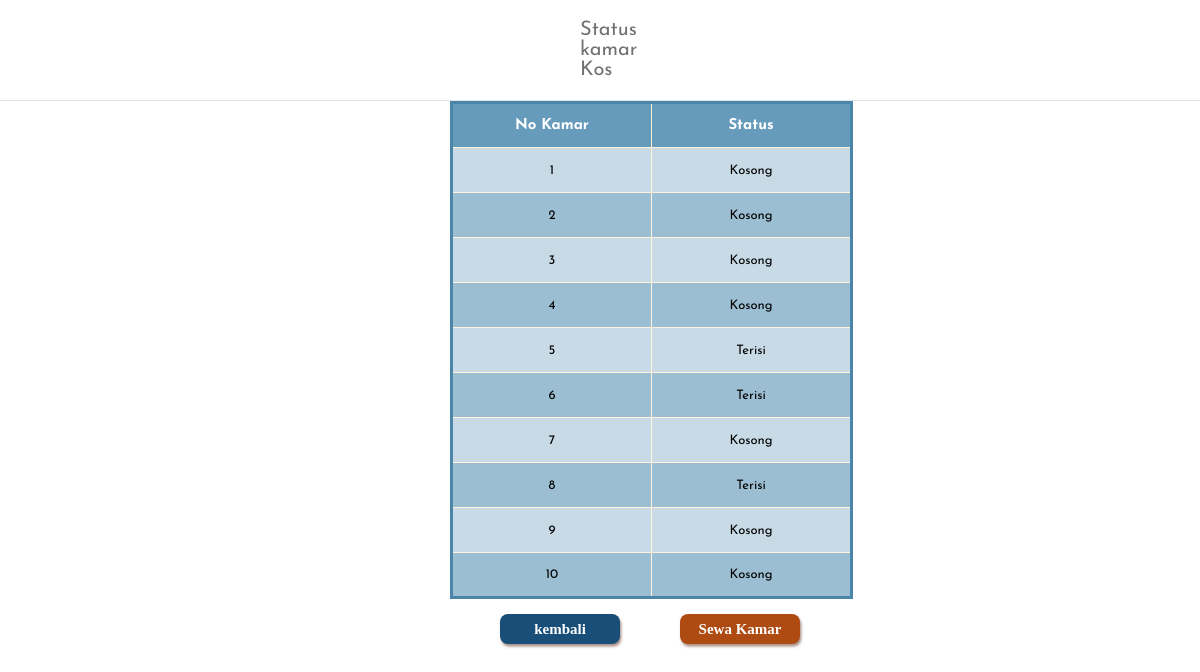
Screenshot of /kamarKosBerkah.php with the database file from the repository.
### tables this page shows
CREATE TABLE `kamar_berkah` (
  `No_Kamar` int(4) NOT NULL,
  `status` varchar(225) DEFAULT NULL
);

### kamarKosBerkah.php (the view, shortened to what this page needs)
<?php
include("koneksi.php");
?>
<!DOCTYPE html>
<html>
<head>
    <link rel="stylesheet" type="text/css" href="kamarKos.css">
</head>
<body>
    <div class="wrapper">
        <div class="main_content">
            <div class="header">Status kamar Kos</div>
        </div>
    </div>
    <div class="info">
        <table class="tabel1", width="200px">
        <thead >
            <tr>
                <th width="100px">No Kamar</th>
                <th width="100px">Status</th>
            </tr>
        </thead>
        <tbody>
            <?php
            $sql = "SELECT * FROM kamar_berkah";
            $query = mysqli_query($link, $sql);
            while($kamar_kos = mysqli_fetch_array($query)){
                echo "<tr>";
                echo "<td>".$kamar_kos['No_Kamar']."</td>";
                echo "<td>".$kamar_kos['status']."</td>";
                echo "</tr>";
            }
            ?>
        </tbody>
        </table>
    <nav>
        <a href="kos.php">
        <button class="button">kembali</button></a>
        <a href="DaftarPenyewa.php">
        <button class="btbayar">Sewa Kamar</button></a>
    </div>
</body>
</html>

### kamarKos.css (style rules this page uses)
* { margin: 0; padding: 0; box-sizing: border-box; list-style: none; text-decoration: none; font-family: 'Josefin Sans', sans-serif; }
body { background:url(images/2.png); height: 100vh; background-size:cover; background-position: center center; position: relative; }
.wrapper { display: flex; position: relative; }
.wrapper .main_content { width: 100%; }
.wrapper .main_content .header { padding: 20px 580px; background: #fff; color: #717171; font-size: 20px; border-bottom: 1px solid #e0e4e8; }
.info { display: inline-block; width: 1000px; }
.button { font-family: Georgia, serif; font-size: 15px; font-weight: bold; width: 120px; height: 30px; border-radius: 8px; border-style: none; box-shadow: 1.3px 2.6px 2.6px #663d2c91; color: #fff; background-color: #184E77; -webkit-border-radius: 8px; -moz-border-radius: 8px; -ms-border-radius: 8px; -o-border-radius: 8px; margin-left: 300px; margin-top: 15px; margin-right: 50px; }
.btbayar { font-family: Georgia, serif; font-size: 15px; font-weight: bold; width: 120px; height: 30px; border-radius: 8px; border-style: none; box-shadow: 1.3px 2.6px 2.6px #663d2c91; color: #fff; background-color: #ad4b12; -webkit-border-radius: 8px; -moz-border-radius: 8px; -ms-border-radius: 8px; -o-border-radius: 8px; margin-bottom: 50px; margin-left: 5px; }
table.tabel1 { font-family: Georgia, serif; border: 3px solid #4B86AA; background-color: #C7DAE6; width: max-content; text-align: center; border-collapse: collapse; position: relative; left: 450px; }
table.tabel1 td, table.tabel1 th { border: 1px solid #FFF3DC; width: 200px; height: 45px; }
table.tabel1 tbody td { font-size: 13px; }
table.tabel1 tr:nth-child(even) { background: #9CBED3; }
table.tabel1 thead { background: #669BBC; background: -moz-linear-gradient(top, #669BBC 0%, #669BBC 66%, #669BBC 100%); background: -webkit-linear-gradient(top, #669BBC 0%, #669BBC 66%, #669BBC 100%); background: linear-gradient(to bottom, #669BBC 0%, #669BBC 66%, #669BBC 100%); }
table.tabel1 thead th { font-size: 15px; font-weight: bold; color: #fff; text-align: center; }
nav { margin-left: 200px; }

### rows the page displays
kamar_berkah: No_Kamar "1", status "Kosong"
kamar_berkah: No_Kamar "2", status "Kosong"
kamar_berkah: No_Kamar "3", status "Kosong"
kamar_berkah: No_Kamar "4", status "Kosong"
kamar_berkah: No_Kamar "5", status "Terisi"
kamar_berkah: No_Kamar "6", status "Terisi"
kamar_berkah: No_Kamar "7", status "Kosong"
kamar_berkah: No_Kamar "8", status "Terisi"
kamar_berkah: No_Kamar "9", status "Kosong"
kamar_berkah: No_Kamar "10", status "Kosong"
